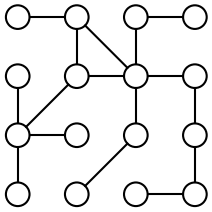

Reproduce this figure in Python.
import itertools
import numpy as np

import daft

# Instantiate the PGM.
pgm = daft.PGM([3.6, 3.6], origin=[0.7, 0.7], node_unit=0.4, grid_unit=1,
        directed=False)

for i, (xi, yi) in enumerate(itertools.product(range(1, 5), range(1, 5))):
    pgm.add_node(daft.Node(str(i), "", xi, yi))


for e in [(4, 9), (6, 7), (3, 7), (10, 11), (10, 9), (10, 14),
        (10, 6), (10, 7), (1, 2), (1, 5), (1, 0), (1, 6), (8, 12), (12, 13),
        (13, 14), (15, 11)]:
    pgm.add_edge(str(e[0]), str(e[1]))

# Render and save.
pgm.render()
pgm.figure.savefig("mrf.pdf")
pgm.figure.savefig("mrf.png", dpi=150)
